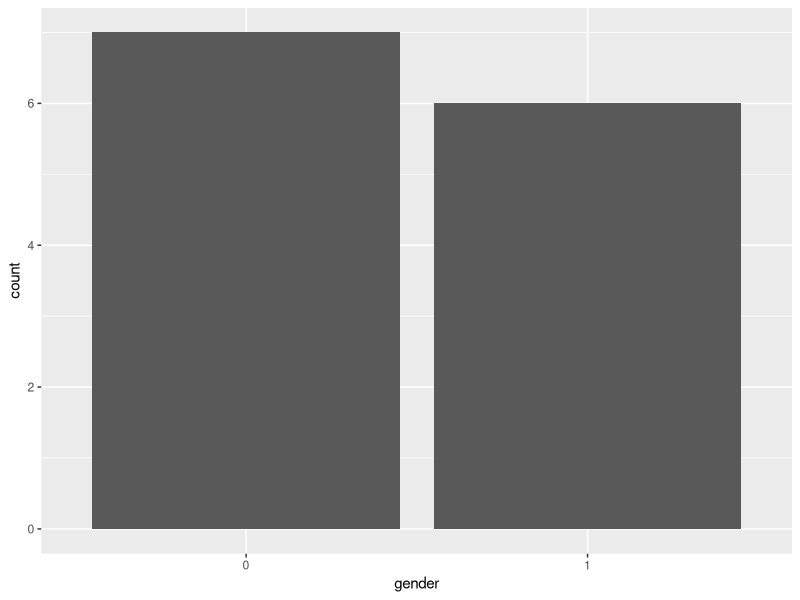
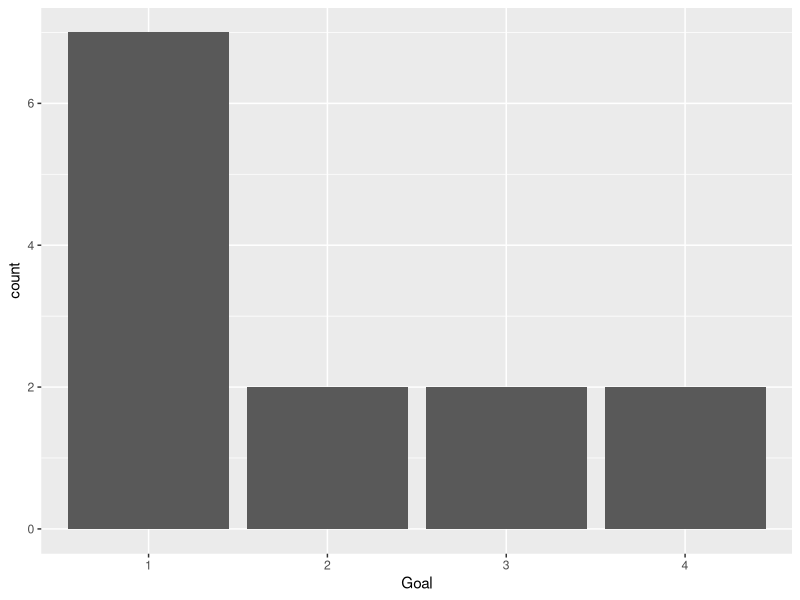
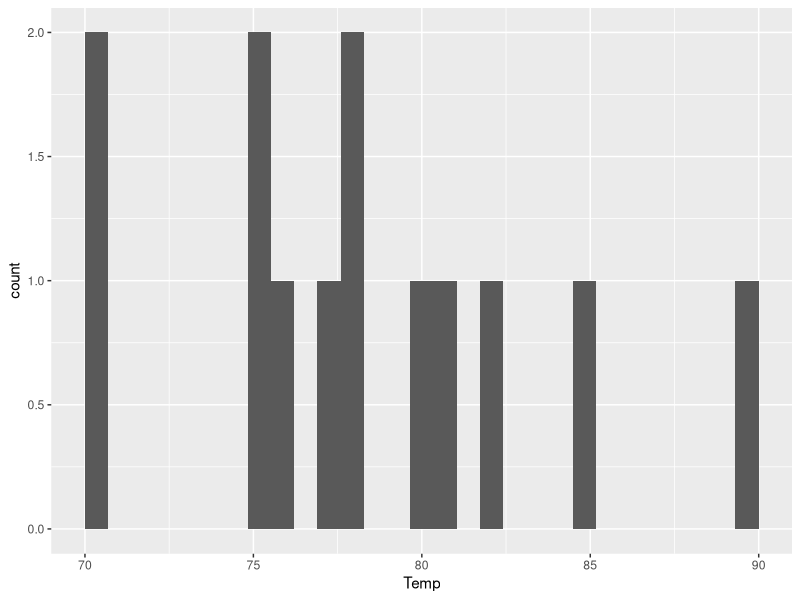
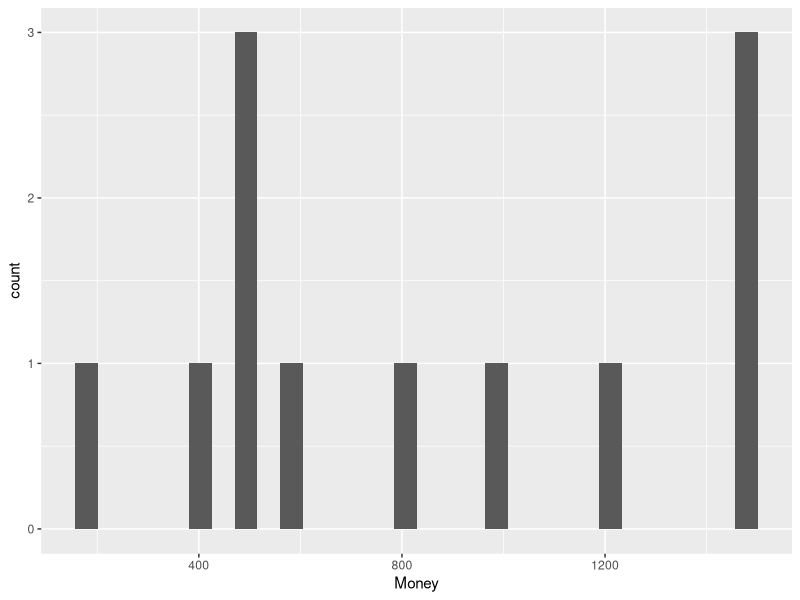
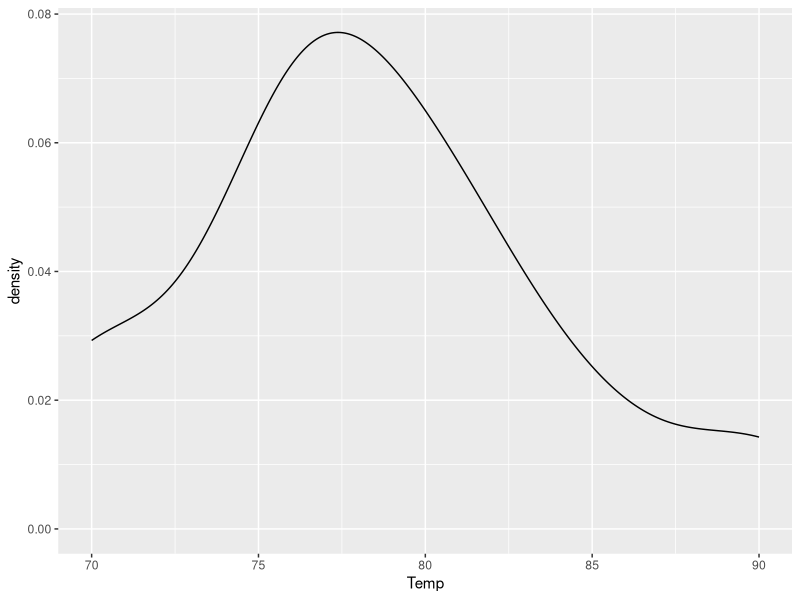
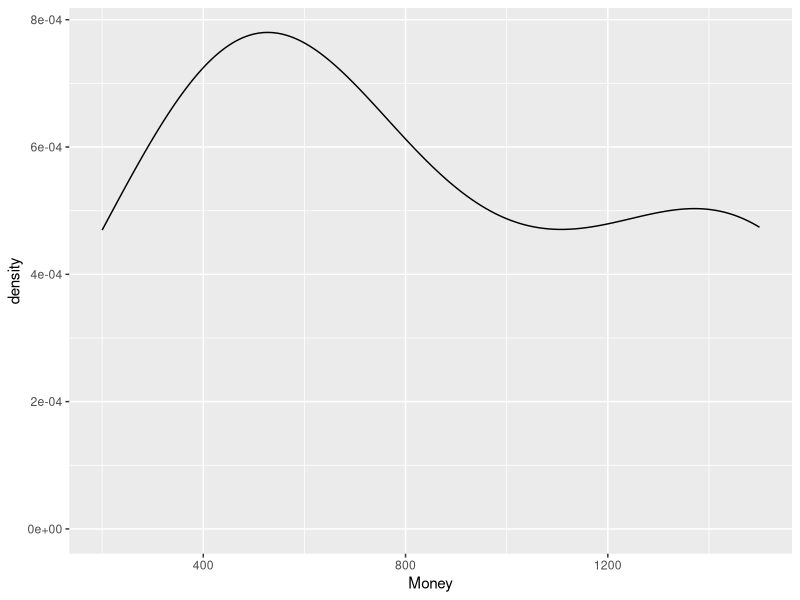
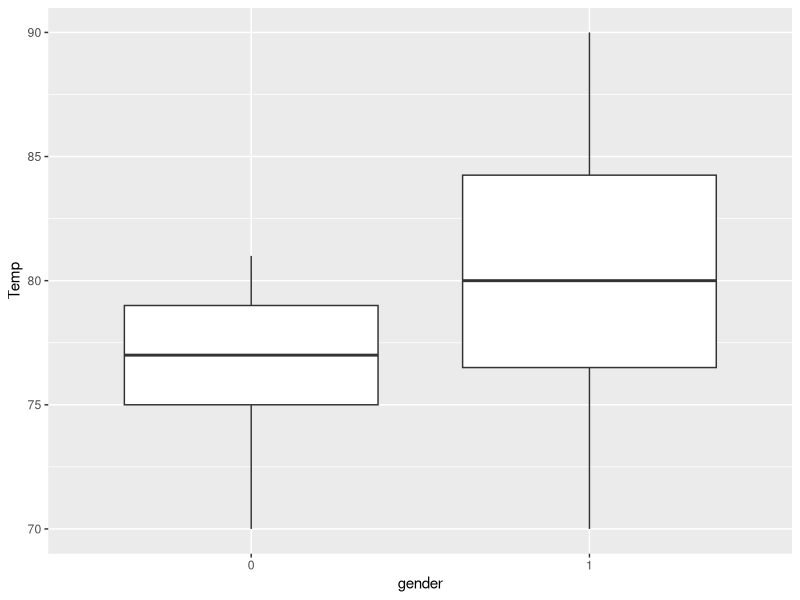
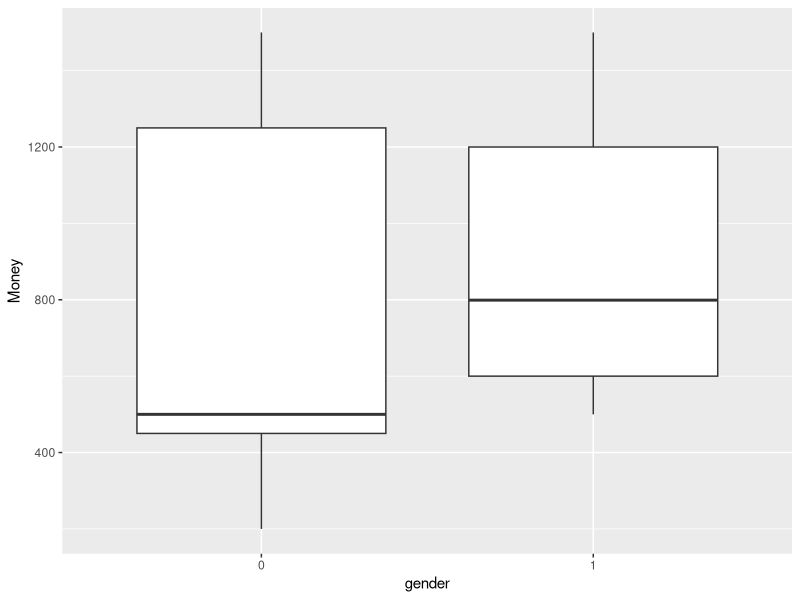

Generate these figures, in order, with R:
# install.packages("writexl")
library(tidyverse)
library(haven)
library(psych)
library(writexl)

summer <- read_sav("summersurvey.sav")

summer

glimpse(summer)

#change variable type
# %>% -> then (shortcut: ctrl + shift + m)
# factor -> <fct> -> categorical variable
# *categorical type: <fct> and <chr>
# *continuous type: <dbl> and <int>
summer<-summer %>% 
  mutate(gender = as.factor(gender),
         Degree = as.factor(Degree),
         Goal = as.factor(Goal),
         Attitude = as.factor(Attitude),
         Excited = as.factor(Excited),
         Anxious = as.factor(Anxious))

glimpse(summer)

#Show the certain column in data
table(summer$gender)
#In percentages
prop.table(table(summer$gender)) * 100

table(summer$Goal)
prop.table(table(summer$Goal)) * 100

#Using Tidyverse's pipe to do the same thing
summer %>% select(gender) %>% table()

#==================================================

lab1 <- read_sav("lab 1 example data.sav")
glimpse(lab1)

lab1 <- lab1 %>% 
  mutate(gender = as.factor(gender),
         race = as.factor(race),
         scitype = as.factor(scitype),
         stutype = as.factor(stutype))

glimpse(lab1)

#List all values of CGPA and their count, then sort in descending order
lab1 %>% count(cgpa) %>% arrange(desc(cgpa))

table(lab1$greq)
prop.table(table(lab1$greq)) * 100

#==================================================

#List more detailed info of the data
summary(summer)

#Another way to do it
describe(summer)

#*Tidyverse way of doing it
summer %>% summary()
summer %>% describe()

#Draw a bar chart
summer %>% 
  ggplot(mapping = aes (x = gender)) +
  geom_bar()

summer %>% 
  ggplot(mapping = aes (x = Goal)) +
  geom_bar()

#Draw a histograms chart
#*Difference usage of bar and histograms chart:
#Bar: Used for categorical, Histograms: Used for continuous
summer %>% 
  ggplot(mapping = aes (x = Temp)) +
  geom_histogram()

summer %>% 
  ggplot(mapping = aes (x = Money)) +
  geom_histogram()

#Draw a density chart
summer %>% 
  ggplot(mapping = aes (x = Temp)) +
  geom_density()

summer %>% 
  ggplot(mapping = aes (x = Money)) +
  geom_density()

#Draw a boxplot
# x = categorical, y = continuous
summer %>% 
  ggplot(mapping = aes (x = gender, y = Temp)) +
  geom_boxplot()

summer %>% 
  ggplot(mapping = aes (x = gender, y = Money)) +
  geom_boxplot()

#==================================================

#*fill can be used to color the bar
lab1 %>% 
  ggplot(mapping = aes (x = race, fill = race)) +
  geom_bar()

lab1 %>% 
  ggplot(mapping = aes (x = greq)) +
  geom_histogram()

lab1 %>% 
  ggplot(mapping = aes (x = race, y = greq)) +
  geom_boxplot()

#==================================================

#For Normal distribution, skew and kurtosis values should be in -3 to 3
#For Standard(Z) normal distribution, mean should be 0, sd(標準差) should be 1
summer %>% summary()

#In Z normal distribution, sd in -1 ~ 1 range means 68%, -2 ~ 2 range means 95%
